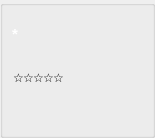
       <widget class="QGroupBox" name="groupBox3">
        <property name="minimumSize">
         <size>
          <width>155</width>
          <height>138</height>
         </size>
        </property>
        <property name="maximumSize">
         <size>
          <width>155</width>
          <height>138</height>
         </size>
        </property>
        <property name="title">
         <string/>
        </property>
        <widget class="MyAvatarLabel" name="label_Avatar3">
         <property name="geometry">
          <rect>
           <x>12</x>
           <y>25</y>
           <width>50</width>
           <height>50</height>
          </rect>
         </property>
         <property name="minimumSize">
          <size>
           <width>50</width>
           <height>50</height>
          </size>
         </property>
         <property name="maximumSize">
          <size>
           <width>50</width>
           <height>50</height>
          </size>
         </property>
         <property name="scaledContents">
          <bool>true</bool>
         </property>
        </widget>
        <widget class="MyNameLabel" name="label_PlayerName3">
         <property name="geometry">
          <rect>
           <x>11</x>
           <y>8</y>
           <width>136</width>
           <height>15</height>
          </rect>
         </property>
         <property name="minimumSize">
          <size>
           <width>136</width>
           <height>15</height>
          </size>
         </property>
         <property name="maximumSize">
          <size>
           <width>136</width>
           <height>15</height>
          </size>
         </property>
         <property name="alignment">
          <set>Qt::AlignLeading|Qt::AlignLeft|Qt::AlignTop</set>
         </property>
         <property name="openExternalLinks">
          <bool>true</bool>
         </property>
        </widget>
        <widget class="MySetLabel" name="textLabel_Set3">
         <property name="geometry">
          <rect>
           <x>57</x>
           <y>122</y>
           <width>100</width>
           <height>15</height>
          </rect>
         </property>
         <property name="minimumSize">
          <size>
           <width>100</width>
           <height>15</height>
          </size>
         </property>
         <property name="maximumSize">
          <size>
           <width>100</width>
           <height>15</height>
          </size>
         </property>
         <property name="alignment">
          <set>Qt::AlignCenter</set>
         </property>
        </widget>
        <widget class="MyCashLabel" name="textLabel_Cash3">
         <property name="geometry">
          <rect>
           <x>54</x>
           <y>22</y>
           <width>90</width>
           <height>15</height>
          </rect>
         </property>
         <property name="minimumSize">
          <size>
           <width>90</width>
           <height>15</height>
          </size>
         </property>
         <property name="maximumSize">
          <size>
           <width>90</width>
           <height>15</height>
          </size>
         </property>
         <property name="alignment">
          <set>Qt::AlignRight|Qt::AlignTrailing|Qt::AlignVCenter</set>
         </property>
        </widget>
        <widget class="QLabel" name="textLabel_Button3">
         <property name="geometry">
          <rect>
           <x>23</x>
           <y>108</y>
           <width>28</width>
           <height>28</height>
          </rect>
         </property>
         <property name="minimumSize">
          <size>
           <width>28</width>
           <height>28</height>
          </size>
         </property>
         <property name="maximumSize">
          <size>
           <width>28</width>
           <height>28</height>
          </size>
         </property>
         <property name="text">
          <string/>
         </property>
         <property name="scaledContents">
          <bool>true</bool>
         </property>
        </widget>
        <widget class="MyCardsPixmapLabel" name="pixmapLabel_card3a">
         <property name="geometry">
          <rect>
           <x>71</x>
           <y>37</y>
           <width>48</width>
           <height>76</height>
          </rect>
         </property>
         <property name="minimumSize">
          <size>
           <width>48</width>
           <height>76</height>
          </size>
         </property>
         <property name="maximumSize">
          <size>
           <width>48</width>
           <height>76</height>
          </size>
         </property>
         <property name="scaledContents">
          <bool>true</bool>
         </property>
        </widget>
        <widget class="MyCardsPixmapLabel" name="pixmapLabel_card3b">
         <property name="geometry">
          <rect>
           <x>95</x>
           <y>37</y>
           <width>48</width>
           <height>76</height>
          </rect>
         </property>
         <property name="minimumSize">
          <size>
           <width>48</width>
           <height>76</height>
          </size>
         </property>
         <property name="maximumSize">
          <size>
           <width>48</width>
           <height>76</height>
          </size>
         </property>
         <property name="scaledContents">
          <bool>true</bool>
         </property>
        </widget>
        <widget class="MyStatusLabel" name="textLabel_Status3">
         <property name="geometry">
          <rect>
           <x>-10</x>
           <y>73</y>
           <width>100</width>
           <height>40</height>
          </rect>
         </property>
         <property name="minimumSize">
          <size>
           <width>100</width>
           <height>40</height>
          </size>
         </property>
         <property name="maximumSize">
          <size>
           <width>100</width>
           <height>40</height>
          </size>
         </property>
         <property name="text">
          <string/>
         </property>
         <property name="alignment">
          <set>Qt::AlignCenter</set>
         </property>
        </widget>
        <widget class="MyTimeoutLabel" name="label_Timeout3">
         <property name="geometry">
          <rect>
           <x>11</x>
           <y>77</y>
           <width>50</width>
           <height>7</height>
          </rect>
         </property>
         <property name="minimumSize">
          <size>
           <width>50</width>
           <height>7</height>
          </size>
         </property>
         <property name="maximumSize">
          <size>
           <width>50</width>
           <height>7</height>
          </size>
         </property>
         <property name="text">
          <string/>
         </property>
        </widget>
        <widget class="QLabel" name="label_playerTip3">
         <property name="geometry">
          <rect>
           <x>12</x>
           <y>25</y>
           <width>16</width>
           <height>17</height>
          </rect>
         </property>
         <property name="text">
          <string notr="true">&lt;!DOCTYPE HTML PUBLIC &quot;-//W3C//DTD HTML 4.0//EN&quot; &quot;http://www.w3.org/TR/REC-html40/strict.dtd&quot;&gt;
&lt;html&gt;&lt;head&gt;&lt;meta name=&quot;qrichtext&quot; content=&quot;1&quot; /&gt;&lt;style type=&quot;text/css&quot;&gt;
p, li { white-space: pre-wrap; }
&lt;/style&gt;&lt;/head&gt;&lt;body style=&quot; font-family:'Ubuntu'; font-size:11pt; font-weight:400; font-style:normal;&quot;&gt;
&lt;p style=&quot; margin-top:0px; margin-bottom:0px; margin-left:0px; margin-right:0px; -qt-block-indent:0; text-indent:0px;&quot;&gt;&lt;span style=&quot; font-weight:600; color:#ffffff;&quot;&gt;*&lt;/span&gt;&lt;/p&gt;&lt;/body&gt;&lt;/html&gt;</string>
         </property>
        </widget>
        <widget class="QLabel" name="label_Star33">
         <property name="geometry">
          <rect>
           <x>33</x>
           <y>70</y>
           <width>12</width>
           <height>12</height>
          </rect>
         </property>
         <property name="text">
          <string notr="true">&lt;a&gt;&amp;#9734;&lt;/a&gt;</string>
         </property>
        </widget>
        <widget class="QLabel" name="label_Star23">
         <property name="geometry">
          <rect>
           <x>23</x>
           <y>70</y>
           <width>12</width>
           <height>12</height>
          </rect>
         </property>
         <property name="text">
          <string notr="true">&lt;a&gt;&amp;#9734;&lt;/a&gt;</string>
         </property>
        </widget>
        <widget class="QLabel" name="label_Star53">
         <property name="geometry">
          <rect>
           <x>53</x>
           <y>70</y>
           <width>12</width>
           <height>12</height>
          </rect>
         </property>
         <property name="text">
          <string notr="true">&lt;a&gt;&amp;#9734;&lt;/a&gt;</string>
         </property>
        </widget>
        <widget class="QLabel" name="label_Star43">
         <property name="geometry">
          <rect>
           <x>43</x>
           <y>70</y>
           <width>12</width>
           <height>12</height>
          </rect>
         </property>
         <property name="text">
          <string notr="true">&lt;a&gt;&amp;#9734;&lt;/a&gt;</string>
         </property>
        </widget>
        <widget class="QLabel" name="label_Star13">
         <property name="geometry">
          <rect>
           <x>13</x>
           <y>70</y>
           <width>12</width>
           <height>12</height>
          </rect>
         </property>
         <property name="text">
          <string notr="true">&lt;a&gt;&amp;#9734;&lt;/a&gt;</string>
         </property>
        </widget>
       </widget>
